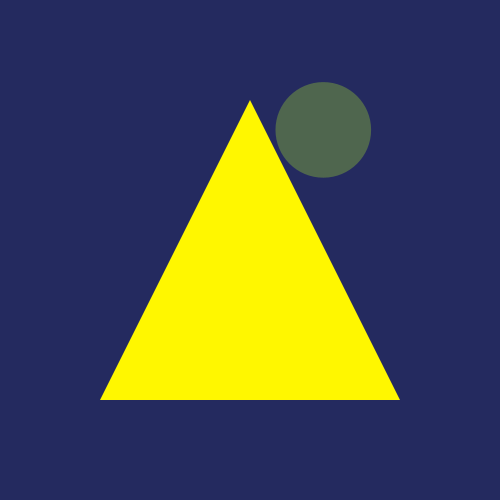
Frame 1 (no input)
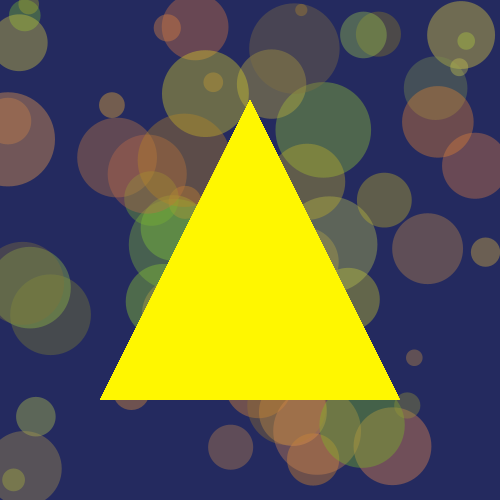
Frame 60 (the mouse pressed at the canvas centre just before this capture)
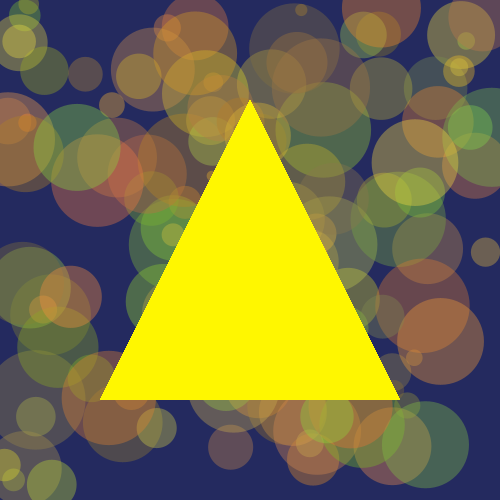
Frame 120 (the mouse held since frame 60 and released just before this capture)

The Processing sketch that drew these frames (run headless with seeded random() and noise(); from frame 60 on, the mouse is pressed at the canvas centre):

// Processing sketch: processing_58650
// ── processing_58650.pde

void setup (){ // construção do stage
  size (500,500); // define o tamanho da janela
  background(36,42,95); // define a cor de fundo
  smooth(); // suaviza as formas
  noStroke(); // retira as linhas de contorno das formas
  frameRate(5); // define o numero de frames por segundo
}

void draw (){ // construção do desenho/formas

// primeira layer 
 float x = random (0,500); // atribui uma variavel para uma posição x aleatória da elipse
 float y = random (0,500); // atribui uma variavel para uma posiçao y aleatória da elipse
 float diam = random (10,100); // atribui uma variavel para um diametro aliatório da elipse
 float r = random (120,250); // atribui uma variavel para um valor aleatório na escala de vermelhos
 float g = random (108,220); // atribui uma variavel para um valor aleatório na escala de verdes
 float b = random (32,80); // atribui uma variavel para um valor aleatório na escala de azuis

 fill (r,g,b,95); // define a cor da forma com 95% da opacidade
 ellipse (x,y,diam,diam); // desenho da elipse
// segunda layer 
 fill (255,247,0); // define a cor da forma
 triangle (250,100,100,400,400,400); // desenho do triangulo
}
